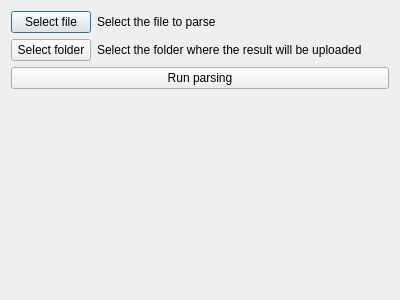
<?xml version="1.0" encoding="UTF-8"?>
<ui version="4.0">
 <class>Dialog</class>
 <widget class="QDialog" name="Dialog">
  <property name="geometry">
   <rect>
    <x>0</x>
    <y>0</y>
    <width>400</width>
    <height>300</height>
   </rect>
  </property>
  <property name="windowTitle">
   <string>Dialog</string>
  </property>
  <layout class="QFormLayout" name="formLayout">
   <item row="0" column="0">
    <widget class="QPushButton" name="pushButton">
     <property name="text">
      <string>Select file</string>
     </property>
    </widget>
   </item>
   <item row="0" column="1">
    <widget class="QLabel" name="label">
     <property name="text">
      <string>Select the file to parse</string>
     </property>
    </widget>
   </item>
   <item row="1" column="0">
    <widget class="QPushButton" name="pushButton_2">
     <property name="text">
      <string>Select folder</string>
     </property>
    </widget>
   </item>
   <item row="1" column="1">
    <widget class="QLabel" name="label_2">
     <property name="text">
      <string>Select the folder where the result will be uploaded</string>
     </property>
    </widget>
   </item>
   <item row="2" column="0" colspan="2">
    <widget class="QPushButton" name="pushButton_3">
     <property name="text">
      <string>Run parsing</string>
     </property>
    </widget>
   </item>
  </layout>
 </widget>
 <resources/>
 <connections/>
</ui>
